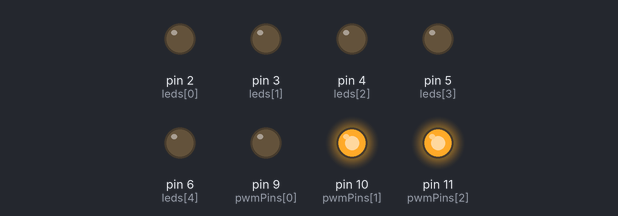
This sketch was run on a simulated Arduino Uno, built with avr-gcc and run on an emulated ATmega328P. On the bench: output pins drawn as LEDs (lit = HIGH).

Above: at 0.1 s.
At 5.95 s:
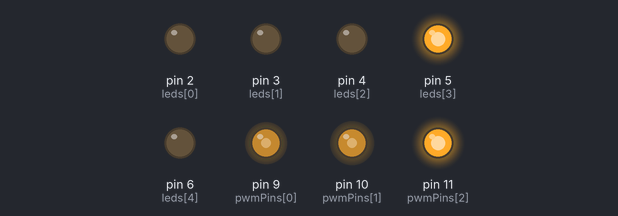
At 11.91 s:
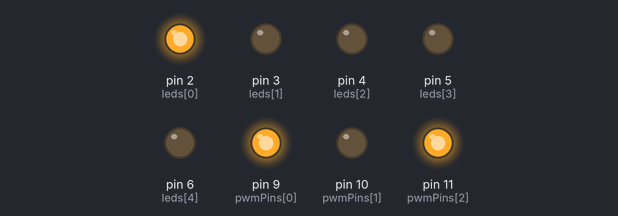
At 17.96 s:
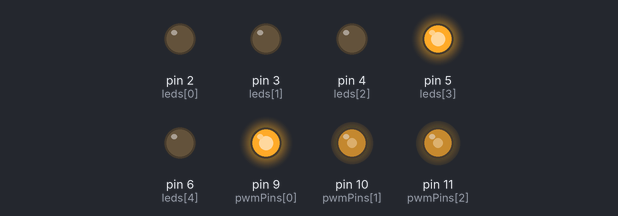
At 24.12 s:
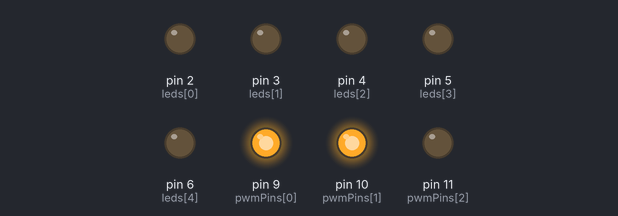
At 35.93 s:
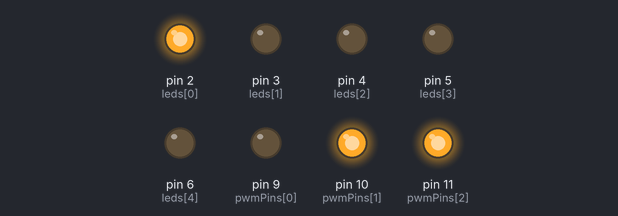
Timing chart, 0 to 40.0 s (numbered marks = the images above):
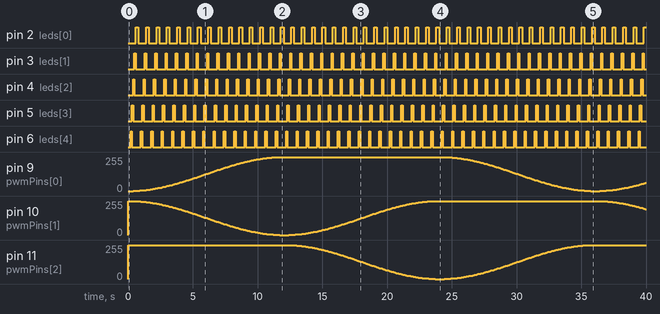

The sketch:

rgb-ring-test-8-jul.ino
```cpp
// uint8_t is the same as byte
// uint16_t is unsigned int
// I just noticed that I mixed these in this sketch, sorry

const uint8_t lights[360]={
  0,   0,   0,   0,   0,   1,   1,   2,
  2,   3,   4,   5,   6,   7,   8,   9,
 11,  12,  13,  15,  17,  18,  20,  22,
 24,  26,  28,  30,  32,  35,  37,  39,
 42,  44,  47,  49,  52,  55,  58,  60,
 63,  66,  69,  72,  75,  78,  81,  85,
 88,  91,  94,  97, 101, 104, 107, 111,
114, 117, 121, 124, 127, 131, 134, 137,
141, 144, 147, 150, 154, 157, 160, 163,
167, 170, 173, 176, 179, 182, 185, 188,
191, 194, 197, 200, 202, 205, 208, 210,
213, 215, 217, 220, 222, 224, 226, 229,
231, 232, 234, 236, 238, 239, 241, 242,
244, 245, 246, 248, 249, 250, 251, 251,
252, 253, 253, 254, 254, 255, 255, 255,
255, 255, 255, 255, 254, 254, 253, 253,
252, 251, 251, 250, 249, 248, 246, 245,
244, 242, 241, 239, 238, 236, 234, 232,
231, 229, 226, 224, 222, 220, 217, 215,
213, 210, 208, 205, 202, 200, 197, 194,
191, 188, 185, 182, 179, 176, 173, 170,
167, 163, 160, 157, 154, 150, 147, 144,
141, 137, 134, 131, 127, 124, 121, 117,
114, 111, 107, 104, 101,  97,  94,  91,
 88,  85,  81,  78,  75,  72,  69,  66,
 63,  60,  58,  55,  52,  49,  47,  44,
 42,  39,  37,  35,  32,  30,  28,  26,
 24,  22,  20,  18,  17,  15,  13,  12,
 11,   9,   8,   7,   6,   5,   4,   3,
  2,   2,   1,   1,   0,   0,   0,   0,
  0,   0,   0,   0,   0,   0,   0,   0,
  0,   0,   0,   0,   0,   0,   0,   0,
  0,   0,   0,   0,   0,   0,   0,   0,
  0,   0,   0,   0,   0,   0,   0,   0,
  0,   0,   0,   0,   0,   0,   0,   0,
  0,   0,   0,   0,   0,   0,   0,   0,
  0,   0,   0,   0,   0,   0,   0,   0,
  0,   0,   0,   0,   0,   0,   0,   0,
  0,   0,   0,   0,   0,   0,   0,   0,
  0,   0,   0,   0,   0,   0,   0,   0,
  0,   0,   0,   0,   0,   0,   0,   0,
  0,   0,   0,   0,   0,   0,   0,   0,
  0,   0,   0,   0,   0,   0,   0,   0,
  0,   0,   0,   0,   0,   0,   0,   0,
  0,   0,   0,   0,   0,   0,   0,   0};

const uint8_t pwmPins[3] = {9, 10, 11};
const uint8_t leds[5] = {2, 3, 4, 5, 6};

int counter = 0;
byte a = B00000001;

void setRGBpoint(uint8_t red, uint8_t green, uint8_t blue){
  analogWrite(pwmPins[0], 255 - red);
  analogWrite(pwmPins[1], 255 - green);
  analogWrite(pwmPins[2], 255 - blue);
}

void sineLED(int angle){
  setRGBpoint(lights[(angle + 120)%360], lights[angle], lights[(angle + 240)%360]);
}

byte bitSL(){
  if(counter < 7){
    a = a << 1;
    counter++;
  }
  else{
    bitWrite(a, 0, 1);
    counter = 0;
  }
  return a;
}

void setup(){
  for(int i = 0; i < 5; ++i){
    pinMode(leds[i], OUTPUT);
  }
}

void loop(){
  for(int k = 0; k < 360; ++k){
    sineLED(k);

    byte a = bitSL();

    digitalWrite(2, bitRead(a, 7));
    digitalWrite(3, bitRead(a, 6));
    digitalWrite(4, bitRead(a, 5));
    digitalWrite(5, bitRead(a, 4));
    digitalWrite(6, bitRead(a, 3));

    delay(100);
  }
}
```

Measured:
- by itself, pin 2 (leds[0]): alternates HIGH for 0.20 s and LOW for 0.60 s
- by itself, pin 3 (leds[1]), pin 4 (leds[2]), pin 5 (leds[3]), pin 6 (leds[4]): alternates HIGH for 0.10 s and LOW for 0.70 s
- by itself, pin 9 (pwmPins[0]): 0/255 → 1/255 at 0.40 s, → 2/255 0.20 s later, → 3/255 0.20 s later, → 4/255 0.10 s later, … (249 changes in this stretch)
- by itself, pin 10 (pwmPins[1]): 0/255 → 255/255 at 0.00 s, → 254/255 0.50 s later, → 253/255 0.20 s later, → 252/255 0.20 s later, … (250 changes in this stretch)
